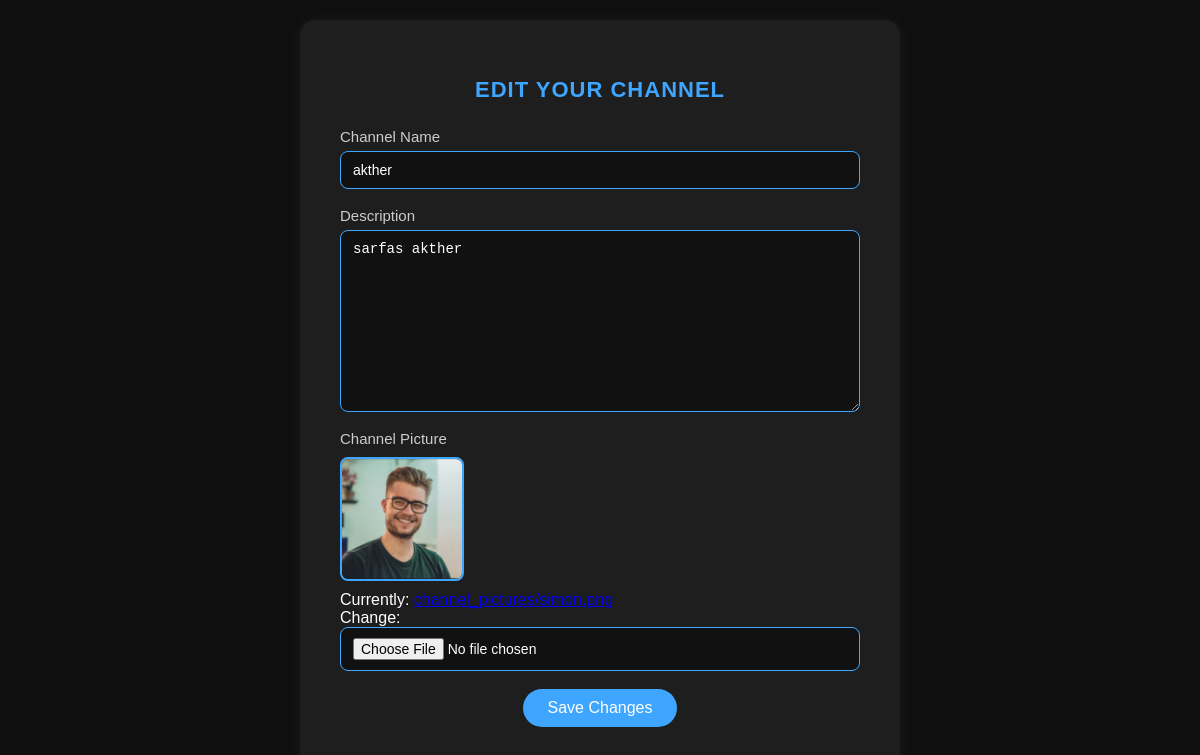
Screenshot of /edit-channel/ (signed in) with the database file from the repository.
### home/models.py (models this page shows, shortened)
class Channel(models.Model):
    user = models.OneToOneField(User, on_delete=models.CASCADE)
    channel_name = models.CharField(max_length=100)
    channel_description = models.TextField(default="No channel description yet.")
    channel_created_at = models.DateTimeField(auto_now_add=True)
    channel_picture = models.ImageField(upload_to='channel_pictures/')

### home/views.py (the view)
# urls.py: path('edit-channel/', views.edit_channel, name='edit_channel'),
@login_required(login_url='login')
def edit_channel(request):
    channel = get_object_or_404(Channel, user=request.user)
    if request.method == 'POST':
        form = ChannelForm(request.POST, request.FILES, instance=channel)
        if form.is_valid():
            if 'remove_picture' in request.POST:
                channel.channel_picture.delete(save=False)
                channel.channel_picture = None
            form.save()
            return redirect('my_channel')  # redirect to your channel page
    else:
        form = ChannelForm(instance=channel)
    return render(request, 'edit_channel.html', {'form': form})

### home/forms.py
class ChannelForm(forms.ModelForm):
    class Meta:
        model = Channel
        fields = ['channel_name', 'channel_description', 'channel_picture']
    def __init__(self, *args, **kwargs):
        super().__init__(*args, **kwargs)
        self.fields['channel_name'].required = True
        self.fields['channel_description'].required = True
        self.fields['channel_picture'].required = True  # ✅ must upload

### templates/edit_channel.html (shortened to what this page needs)
{% load static %}
<div class="channel-container">
    <div class="channel-form-wrapper">
        <h3>Edit Your Channel</h3>
        <form action="{% url 'edit_channel' %}" method="POST" enctype="multipart/form-data" class="user_upload_form">
            <div>
                <label for="id_channel_name">Channel Name</label>
                {{ form.channel_name }}
            </div>
            <div>
                <label for="id_channel_description">Description</label>
                {{ form.channel_description }}
            </div>
            <div>
                <label for="id_channel_picture">Channel Picture</label>
                {% if form.instance.channel_picture %}
                    <img src="{{ form.instance.channel_picture.url }}" alt="Channel Picture" width="100" height="100" style="border-radius: 8px; margin-bottom: 10px;">
                {% endif %}
                {{ form.channel_picture }}
            </div>
            <div class="submit-button">
                <button type="submit">Save Changes</button>
            </div>
        </form>
    </div>
</div>

### templates/edit_channel.html (style rules this page uses)
.channel-container { display: flex; justify-content: center; align-items: center; min-height: 90vh; padding: 20px; }
.channel-form-wrapper { background-color: #1e1e1e; border-radius: 15px; box-shadow: 0 0 15px rgba(255, 255, 255, 0.05); width: 100%; max-width: 520px; padding: 35px 40px; position: relative; }
.channel-form-wrapper h3 { text-align: center; font-size: 22px; margin-bottom: 25px; font-weight: 600; color: #3ea6ff; text-transform: uppercase; letter-spacing: 1px; }
.user_upload_form div { margin-bottom: 18px; }
.user_upload_form label { display: block; font-size: 15px; margin-bottom: 6px; color: #ccc; }
.user_upload_form input, .user_upload_form textarea { width: 100%; padding: 10px 12px; border: solid 1px #3ea6ff; border-radius: 8px; background-color: #111; color: #fff; font-size: 14px; transition: all 0.3s ease; }
.user_upload_form textarea { min-height: 120px; resize: vertical; }
.user_upload_form img { display: block; margin: 10px 0; border-radius: 10px; width: 120px; height: 120px; object-fit: cover; border: 2px solid #3ea6ff; }
.submit-button { text-align: center; margin-top: 10px; }
.user_upload_form button { background-color: #3ea6ff; border: none; border-radius: 25px; color: white; font-size: 16px; padding: 10px 25px; cursor: pointer; transition: 0.3s; font-weight: 500; }

### rows the page displays
Channel: channel_name "akther", channel_description "sarfas akther", instance.channel_picture (picture)
